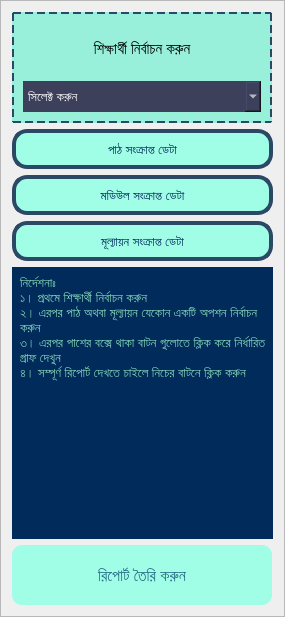
            <widget class="QFrame" name="frame_9">
             <property name="minimumSize">
              <size>
               <width>281</width>
               <height>617</height>
              </size>
             </property>
             <property name="maximumSize">
              <size>
               <width>288</width>
               <height>617</height>
              </size>
             </property>
             <property name="styleSheet">
              <string notr="true"/>
             </property>
             <property name="frameShape">
              <enum>QFrame::StyledPanel</enum>
             </property>
             <property name="frameShadow">
              <enum>QFrame::Raised</enum>
             </property>
             <layout class="QVBoxLayout" name="verticalLayout_11">
              <item>
               <widget class="QFrame" name="frame_11">
                <property name="minimumSize">
                 <size>
                  <width>260</width>
                  <height>111</height>
                 </size>
                </property>
                <property name="maximumSize">
                 <size>
                  <width>241</width>
                  <height>111</height>
                 </size>
                </property>
                <property name="styleSheet">
                 <string notr="true">border: 2px dashed rgb(43, 72, 101);
background-color: rgb(152, 240, 218)</string>
                </property>
                <property name="frameShape">
                 <enum>QFrame::StyledPanel</enum>
                </property>
                <property name="frameShadow">
                 <enum>QFrame::Raised</enum>
                </property>
                <layout class="QVBoxLayout" name="verticalLayout_7">
                 <item>
                  <widget class="QLabel" name="label_11">
                   <property name="minimumSize">
                    <size>
                     <width>200</width>
                     <height>31</height>
                    </size>
                   </property>
                   <property name="font">
                    <font>
                     <pointsize>11</pointsize>
                    </font>
                   </property>
                   <property name="styleSheet">
                    <string notr="true">border: none;</string>
                   </property>
                   <property name="text">
                    <string>শিক্ষার্থী নির্বাচন করুন</string>
                   </property>
                   <property name="alignment">
                    <set>Qt::AlignCenter</set>
                   </property>
                  </widget>
                 </item>
                 <item>
                  <widget class="QComboBox" name="performance_std_id_cmb">
                   <property name="minimumSize">
                    <size>
                     <width>201</width>
                     <height>31</height>
                    </size>
                   </property>
                   <property name="font">
                    <font>
                     <pointsize>10</pointsize>
                    </font>
                   </property>
                   <property name="styleSheet">
                    <string notr="true">border: none;
background-color: rgb(61, 64, 91);
color: white;</string>
                   </property>
                   <item>
                    <property name="text">
                     <string>সিলেক্ট করুন</string>
                    </property>
                   </item>
                  </widget>
                 </item>
                </layout>
               </widget>
              </item>
              <item>
               <widget class="QPushButton" name="performance_lesson_btn">
                <property name="minimumSize">
                 <size>
                  <width>200</width>
                  <height>40</height>
                 </size>
                </property>
                <property name="font">
                 <font>
                  <pointsize>10</pointsize>
                 </font>
                </property>
                <property name="styleSheet">
                 <string notr="true">QPushButton {
background-color: rgb(160, 253, 230);
color:  rgb(0, 43, 91) ;
border-radius: 15px;
border: 4px solid rgb(43, 72, 101);
}

QPushButton::hover:!pressed {
	
	background-color: rgb(143, 227, 207);
	color: rgb(0, 43, 91);

}</string>
                </property>
                <property name="text">
                 <string>পাঠ সংক্রান্ত ডেটা</string>
                </property>
               </widget>
              </item>
              <item>
               <widget class="QPushButton" name="performance_module_btn">
                <property name="minimumSize">
                 <size>
                  <width>200</width>
                  <height>40</height>
                 </size>
                </property>
                <property name="font">
                 <font>
                  <pointsize>10</pointsize>
                 </font>
                </property>
                <property name="styleSheet">
                 <string notr="true">QPushButton {
background-color: rgb(160, 253, 230);
color:  rgb(0, 43, 91) ;
border-radius: 15px;
border: 4px solid rgb(43, 72, 101);
}

QPushButton::hover:!pressed {
	
	background-color: rgb(143, 227, 207);
	color: rgb(0, 43, 91);

}</string>
                </property>
                <property name="text">
                 <string>মডিউল সংক্রান্ত ডেটা</string>
                </property>
               </widget>
              </item>
              <item>
               <widget class="QPushButton" name="performance_eval_btn">
                <property name="minimumSize">
                 <size>
                  <width>200</width>
                  <height>40</height>
                 </size>
                </property>
                <property name="font">
                 <font>
                  <pointsize>10</pointsize>
                 </font>
                </property>
                <property name="styleSheet">
                 <string notr="true">QPushButton {
background-color: rgb(160, 253, 230);
color:  rgb(0, 43, 91) ;
border-radius: 15px;
border: 4px solid rgb(43, 72, 101);
}

QPushButton::hover:!pressed {
	
	background-color: rgb(143, 227, 207);
	color: rgb(0, 43, 91);

}</string>
                </property>
                <property name="text">
                 <string>মূল্যায়ন সংক্রান্ত ডেটা</string>
                </property>
               </widget>
              </item>
              <item>
               <widget class="QLabel" name="label_12">
                <property name="minimumSize">
                 <size>
                  <width>261</width>
                  <height>261</height>
                 </size>
                </property>
                <property name="font">
                 <font>
                  <pointsize>10</pointsize>
                 </font>
                </property>
                <property name="styleSheet">
                 <string notr="true">color: rgb(132, 211, 184);
background-color: rgb(0, 43, 91);
padding: 5px;</string>
                </property>
                <property name="text">
                 <string>নির্দেশনাঃ 
১। প্রথমে শিক্ষার্থী নির্বাচন করুন
২। এরপর পাঠ অথবা মূল্যায়ন যেকোন একটি অপশন নির্বাচন করুন 
৩। এরপর পাশের বক্সে থাকা বাটন গুলোতে ক্লিক করে নির্ধারিত গ্রাফ দেখুন
৪। সম্পূর্ণ রিপোর্ট দেখতে চাইলে নিচের বাটনে ক্লিক করুন</string>
                </property>
                <property name="alignment">
                 <set>Qt::AlignLeading|Qt::AlignLeft|Qt::AlignTop</set>
                </property>
                <property name="wordWrap">
                 <bool>true</bool>
                </property>
               </widget>
              </item>
              <item>
               <widget class="QPushButton" name="performance_report_btn">
                <property name="minimumSize">
                 <size>
                  <width>260</width>
                  <height>60</height>
                 </size>
                </property>
                <property name="maximumSize">
                 <size>
                  <width>250</width>
                  <height>60</height>
                 </size>
                </property>
                <property name="font">
                 <font>
                  <pointsize>12</pointsize>
                 </font>
                </property>
                <property name="cursor">
                 <cursorShape>PointingHandCursor</cursorShape>
                </property>
                <property name="styleSheet">
                 <string notr="true">QPushButton {
background-color: rgb(160, 253, 230);
color:  #256D85 ;
border-radius: 10px;
}

QPushButton::hover {
	
	background-color: rgb(143, 227, 207);
	color: #2B4865;

}</string>
                </property>
                <property name="text">
                 <string>রিপোর্ট তৈরি করুন</string>
                </property>
                <property name="icon">
                 <iconset>
                  <normaloff>../../../Student/Frontend/Images/report.png</normaloff>../../../Student/Frontend/Images/report.png</iconset>
                </property>
                <property name="iconSize">
                 <size>
                  <width>35</width>
                  <height>30</height>
                 </size>
                </property>
               </widget>
              </item>
             </layout>
            </widget>
